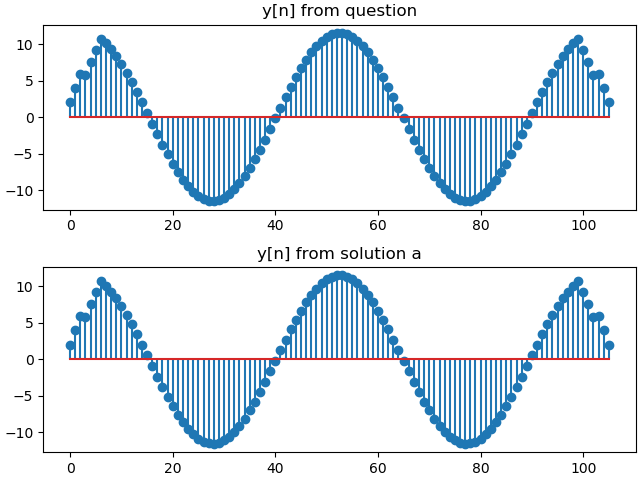

The script that drew this image:
#!/usr/bin/env python3
import numpy as np
import scipy as sc
import matplotlib.pyplot as plt

x = np.cos(np.linspace(0, 4. * np.pi, 100))
y1 = sc.convolve(np.ones(5), x)
y2 = sc.convolve([1, -1, -1, -1, 1], x)
y = sc.convolve(np.ones(3), y1 + y2)
h = np.array([2, 2, 2, 0, 2, 2, 2])
yp = sc.convolve(h, x)
fig, axs = plt.subplots(2, 1, constrained_layout = True)
axs[0].stem(y, use_line_collection = True)
axs[0].set_title('y[n] from question')
axs[1].stem(yp, use_line_collection = True)
axs[1].set_title('y[n] from solution a')
plt.show()
